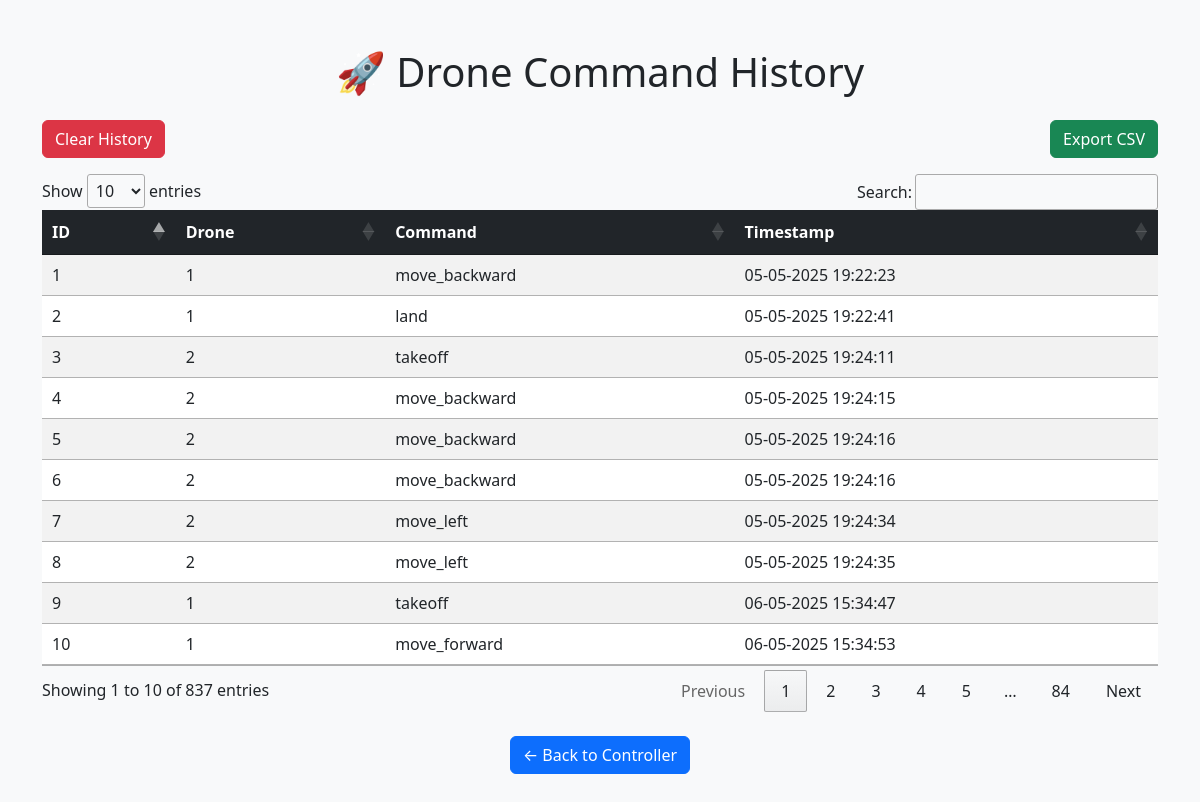
The app's page /history with its own data.
### app.py (models this page shows)
class CommandLog(db.Model):
    id = db.Column(db.Integer, primary_key=True)
    drone = db.Column(db.String(50), nullable=False)
    command = db.Column(db.String(50), nullable=False)
    timestamp = db.Column(db.DateTime, server_default=db.func.now())

### app.py (the view)
@app.route("/history")
def history():
    logs = CommandLog.query.order_by(CommandLog.timestamp.desc()).all()
    return render_template("history.html", logs=logs)

### templates/history.html (shortened to what this page needs)
<!DOCTYPE html>
<html lang="en">
<head>
    <link href="https://cdn.jsdelivr.net/npm/bootstrap@5.3.0/dist/css/bootstrap.min.css" rel="stylesheet">
    <link rel="stylesheet" href="https://cdn.datatables.net/1.13.4/css/jquery.dataTables.min.css">
</head>
<body class="bg-light">
    <div class="container my-5">
        <h1 class="mb-4 text-center">🚀 Drone Command History</h1>
        <div class="mb-3 d-flex justify-content-between">
            <form action="/clear_history" method="POST" onsubmit="return confirm('Are you sure you want to clear history?');">
                <button type="submit" class="btn btn-danger">Clear History</button>
            </form>
            <button class="btn btn-success" onclick="exportTableToCSV()">Export CSV</button>
        </div>
        <div class="table-responsive">
            <table id="historyTable" class="table table-striped table-hover">
                <thead class="table-dark">
                    <tr>
                        <th>ID</th>
                        <th>Drone</th>
                        <th>Command</th>
                        <th>Timestamp</th>
                    </tr>
                </thead>
                <tbody>
                    {% for log in logs %}
                    <tr>
                        <td>{{ log.id }}</td>
                        <td>{{ log.drone }}</td>
                        <td>{{ log.command }}</td>
                        <td>{{ log.timestamp.strftime('%d-%m-%Y %H:%M:%S') }}</td>
                    </tr>
                    {% endfor %}
                </tbody>
            </table>
        </div>
        <div class="text-center mt-4">
            <a href="/" class="btn btn-primary">← Back to Controller</a>
        </div>
    </div>
</body>
</html>

### records on screen
CommandLog: id "10", drone "1", command "move_forward", timestamp "06-05-2025 15:34:53"
CommandLog: id "9", drone "1", command "takeoff", timestamp "06-05-2025 15:34:47"
CommandLog: id "8", drone "2", command "move_left", timestamp "05-05-2025 19:24:35"
CommandLog: id "7", drone "2", command "move_left", timestamp "05-05-2025 19:24:34"
CommandLog: id "5", drone "2", command "move_backward", timestamp "05-05-2025 19:24:16"
CommandLog: id "6", drone "2", command "move_backward", timestamp "05-05-2025 19:24:16"
CommandLog: id "4", drone "2", command "move_backward", timestamp "05-05-2025 19:24:15"
CommandLog: id "3", drone "2", command "takeoff", timestamp "05-05-2025 19:24:11"
CommandLog: id "2", drone "1", command "land", timestamp "05-05-2025 19:22:41"
CommandLog: id "1", drone "1", command "move_backward", timestamp "05-05-2025 19:22:23"
